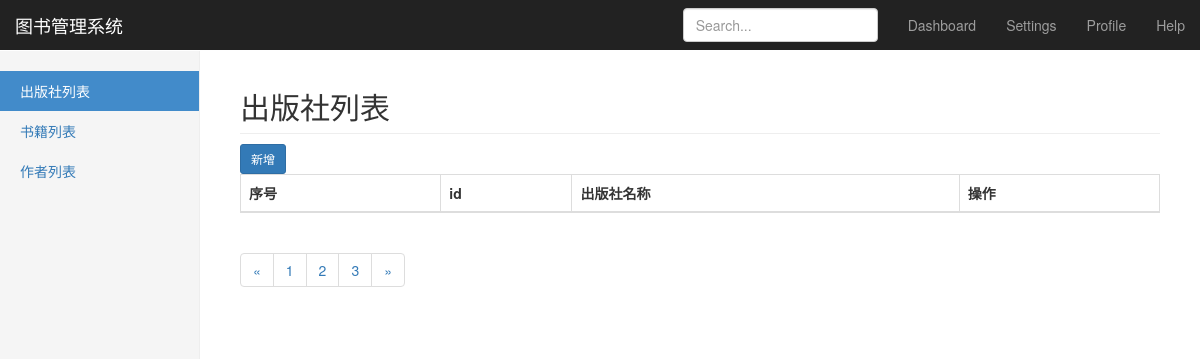
The page /publisher_list/ on the database as committed earlier.
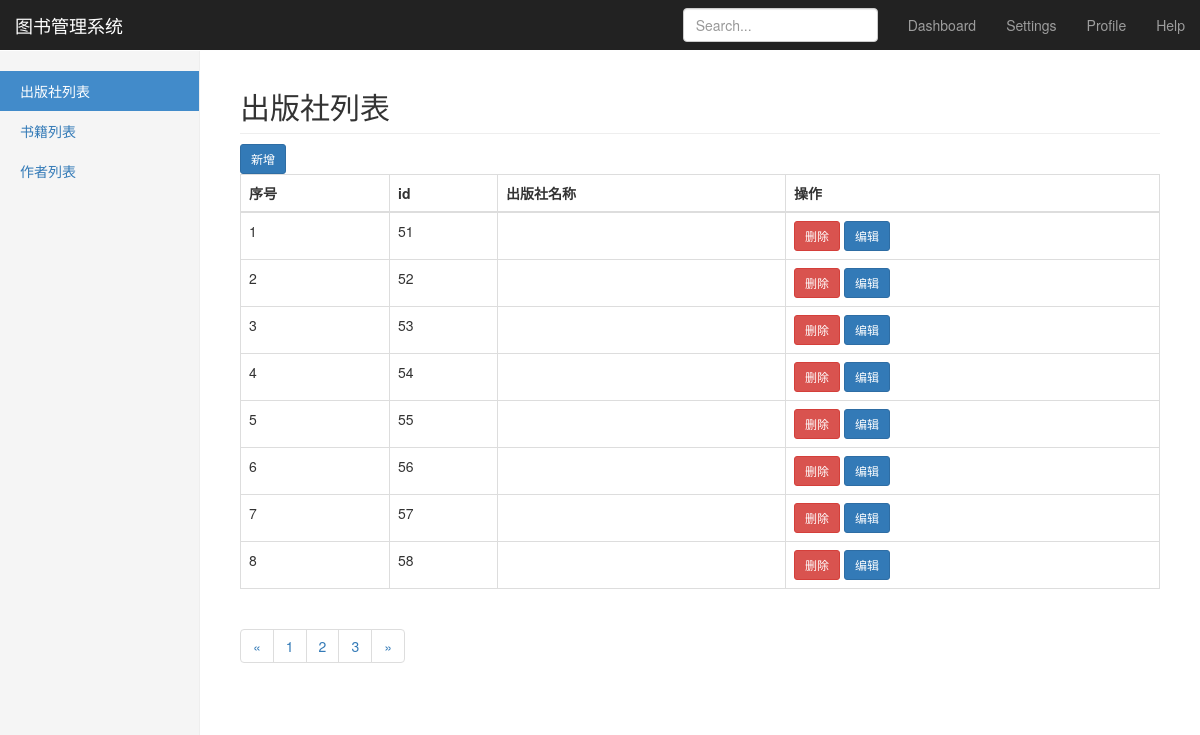
The same page on the database as committed later.
### app01/models.py (models this page shows)
class SearchDB(models.Model):
    key = models.TextField(max_length=1024)
    value = models.TextField(max_length=1024)

### app01/views.py (the view)
# urls.py: url(r'^publisher_list/', views.publisher_list),
def publisher_list(request):
    all_publishers = models.SearchDB.objects.all().order_by('id')  # 对象列表
    return render(request, 'publisher_list.html', {'all_publishers': all_publishers})

### app01/templatetags/mytags.py (called while the page is built)
@register.inclusion_tag('page.html')
def pagination(num):
    return {'num': range(1, num + 1)}

### templates/publisher_list.html (shortened to what this page needs)
<!DOCTYPE html> <html lang="en"> <head>
    <link rel="stylesheet" href="/static/plugins/bootstrap-3.3.7-dist/css/bootstrap.min.css">
    <link rel="stylesheet" href="/static/css/dsb.css">
</head>
<body>
{% include 'nav.html' %}
<div class="container-fluid">
    <div class="row">
        <div class="col-sm-3 col-md-2 sidebar">
            <ul class="nav nav-sidebar">
                <li class="{% block pub_active %}active{% endblock %}"><a href="/publisher_list/">出版社列表</a></li>
                <li class="{% block book_active %}{% endblock %}"><a href="/book_list/">书籍列表</a></li>
                <li class="{% block author_active %}{% endblock %}"><a href="/author_list/">作者列表</a></li>
            </ul>
        </div>
        <div class="col-sm-9 col-sm-offset-3 col-md-10 col-md-offset-2 main">
            {% block main %}
                <h2 class="sub-header">出版社列表</h2>
                <a class="btn btn-primary btn-sm" href="/publisher_add/">新增</a>
                <div class="table-responsive">
                    <table class="table table-bordered table-hover">
                        <thead>
                        <tr>
                            <th>序号</th>
                            <th>id</th>
                            <th>出版社名称</th>
                            <th>操作</th>
                        </tr>
                        </thead>
                        <tbody>
                        {% for i in all_publishers %}
                            <tr>
                                <td>{{ forloop.counter }}</td>
                                <td>{{ i.pk }}</td>
                                <td>{{ i.name }}</td>
                                <td>
                                    <a class="btn btn-danger btn-sm" href="/publisher_del/?pk={{ i.id }}">删除</a>
                                    <a class="btn btn-primary btn-sm" href="/publisher_edit/?pk={{ i.id }}">编辑</a>
                                </td>
                            </tr>
                        {% endfor %}
                        </tbody>
                    </table>
                </div>
                {% load mytags %}
                {% pagination 3 %}
            {% endblock %}
        </div>
    </div>
</div>
</body>
</html>

### templates/nav.html (shortened to what this page needs)
<nav class="navbar navbar-inverse navbar-fixed-top">
    <div class="container-fluid">
        <div class="navbar-header">
            <a class="navbar-brand" href="#">图书管理系统</a>
        </div>
        <div id="navbar" class="navbar-collapse collapse">
            <ul class="nav navbar-nav navbar-right">
                <li><a href="#">Dashboard</a></li>
                <li><a href="#">Settings</a></li>
                <li><a href="#">Profile</a></li>
                <li><a href="#">Help</a></li>
            </ul>
            <form class="navbar-form navbar-right">
                <input type="text" class="form-control" placeholder="Search...">
            </form>
        </div>
    </div>
</nav>

### templates/page.html
<nav aria-label="Page navigation">
    <ul class="pagination">
        <li>
            <a href="#" aria-label="Previous">
                <span aria-hidden="true">&laquo;</span>
            </a>
        </li>
        {% for li in num %}
            <li><a href="#">{{ li }}</a></li>
        {% endfor %}
        <li>
            <a href="#" aria-label="Next">
                <span aria-hidden="true">&raquo;</span>
            </a>
        </li>
    </ul>
</nav>

### static/css/dsb.css (style rules this page uses)
body { padding-top: 50px; }
.sub-header { padding-bottom: 10px; border-bottom: 1px solid #eee; }
.navbar-fixed-top { border: 0; }
.sidebar { display: none; }
@media (min-width: 768px) { .sidebar { position: fixed; top: 51px; bottom: 0; left: 0; z-index: 1000; display: block; padding: 20px; overflow-x: hidden; overflow-y: auto; background-color: #f5f5f5; border-right: 1px solid #eee; } }
.nav-sidebar { margin-right: -21px; margin-bottom: 20px; margin-left: -20px; }
.nav-sidebar > li > a { padding-right: 20px; padding-left: 20px; }
.nav-sidebar > .active > a, .nav-sidebar > .active > a:hover, .nav-sidebar > .active > a:focus { color: #fff; background-color: #428bca; }
.main { padding: 20px; }
@media (min-width: 768px) { .main { padding-right: 40px; padding-left: 40px; } }

Rows that differ between the two databases and show on the page:
added SearchDB: pk "51"
added SearchDB: pk "52"
added SearchDB: pk "53"
added SearchDB: pk "54"
added SearchDB: pk "55"
added SearchDB: pk "56"
added SearchDB: pk "57"
added SearchDB: pk "58"
